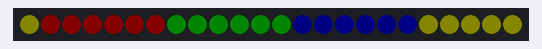
The program below on a simulated BBC micro:bit (MakeCode). Parts: 24 RGB LEDs in strip order, left to right. Dim RGB values are drawn brighter than linear.

Above: at 0.01 s.
At 4.54 s:
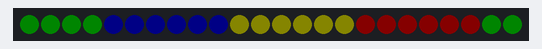
At 9.2 s:
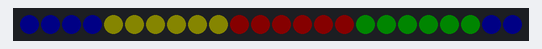
At 18.39 s:
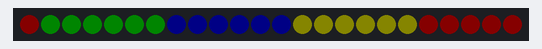
At 27.58 s:
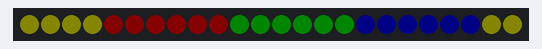
At 36.8 s:
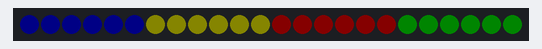

The program:

main.ts
```typescript
let strip = neopixel.create(DigitalPin.P2, 24, NeoPixelMode.RGB)
strip.clear()

let ranges: Array<neopixel.Strip> = [
    strip.range(0, 6),
    strip.range(6, 12),
    strip.range(12, 18),
    strip.range(18, 24),
]

const BRIGHT = 16
let colors: Array<number> = [
    neopixel.rgb(BRIGHT, 0, 0),
    neopixel.rgb(0, BRIGHT, 0),
    neopixel.rgb(0, 0, BRIGHT),
    neopixel.rgb(BRIGHT, BRIGHT, 0),
]

for (let a of [0, 1, 2, 3]) {
    ranges[a].showColor(colors[a])
}

strip.show()

basic.forever(() => {
    strip.rotate(1)
    strip.show()
    basic.pause(20)
})
```
